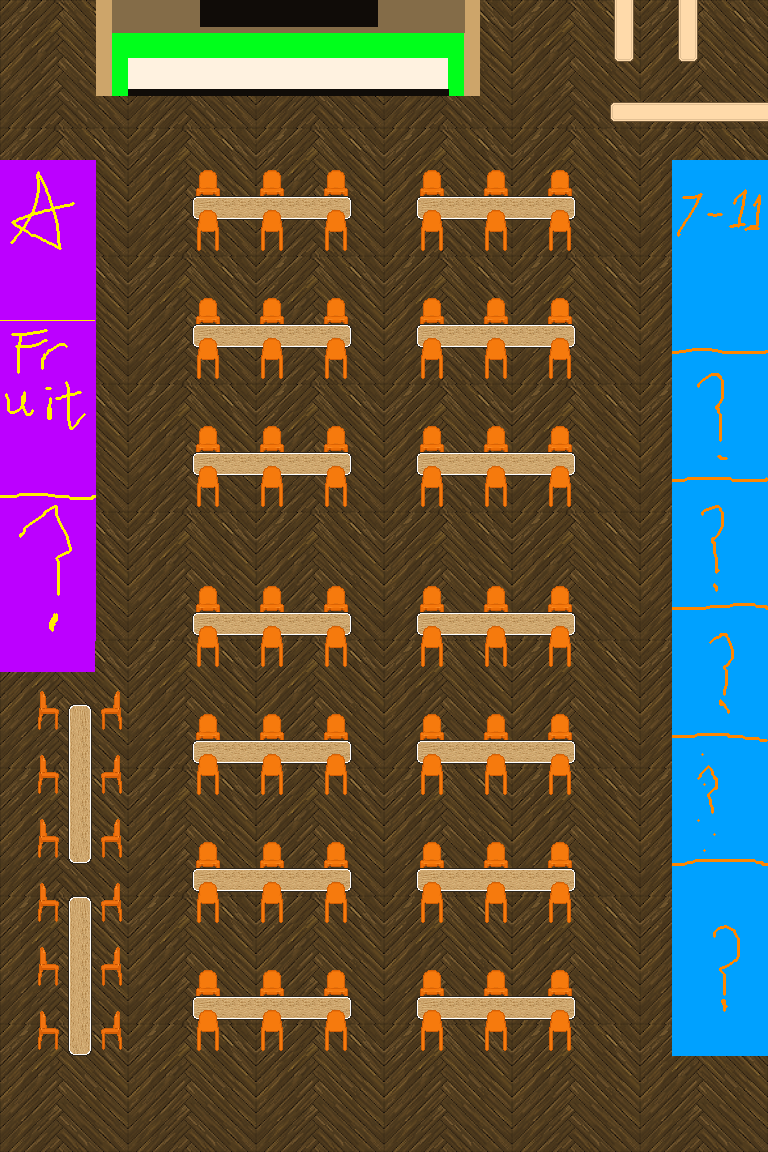

Tiled map render using the project's own tile images. Description and the map definition, with tile-layer contents summarised, below:
An orthogonal 48x72 tile map with 16x16 px tiles, 2 tile layers (Tile Layer 1, ConsistentObjects) and 23 objects.

<map version="1.4" tiledversion="1.4.3" orientation="orthogonal" renderorder="right-down" width="48" height="72" tilewidth="16" tileheight="16" infinite="0" nextlayerid="6" nextobjectid="31">
 <properties>
  <property name="mcOrderH" type="int" value="4" />
  <property name="mcOrderW" type="int" value="12" />
  <property name="mcOrderX" type="float" value="21" />
  <property name="mcOrderY" type="float" value="63" />
  <property name="playerSpawnX" type="int" value="24" />
  <property name="playerSpawnY" type="int" value="0" />
  <property name="tunnelEntranceX" type="int" value="48" />
  <property name="tunnelEntranceY" type="int" value="70" />
 </properties>
 <tileset firstgid="1" source="XiaoChiBuSprite16.tsx" />
 <layer id="1" name="Tile Layer 1" width="48" height="72">
  <data>[3456 cells, 3456 non-empty, 64 distinct tile ids]</data>
 </layer>
 <layer id="2" name="ConsistentObjects" width="48" height="72">
  <data>[3456 cells, 1437 non-empty, 721 distinct tile ids]</data>
 </layer>
 <objectgroup id="3" name="ConsistentCollider">
  <object id="1" x="96" y="0" width="384" height="96" />
  <object id="2" x="608" y="96" width="160" height="32" />
  <object id="3" x="672" y="0" width="32" height="64" />
  <object id="4" x="608" y="0" width="32" height="64" />
  <object id="5" x="0" y="160" width="96" height="512" />
  <object id="6" x="192" y="192" width="160" height="32" />
  <object id="7" x="416" y="192" width="160" height="32" />
  <object id="8" x="416" y="320" width="160" height="32" />
  <object id="9" x="192" y="320" width="160" height="32" />
  <object id="10" x="192" y="448" width="160" height="32" />
  <object id="11" x="416" y="448" width="160" height="32" />
  <object id="12" x="416" y="608" width="160" height="32" />
  <object id="13" x="192" y="608" width="160" height="32" />
  <object id="14" x="416" y="736" width="160" height="32" />
  <object id="15" x="192" y="736" width="160" height="32" />
  <object id="16" x="416" y="864" width="160" height="32" />
  <object id="17" x="192" y="864" width="160" height="32" />
  <object id="18" x="192" y="992" width="160" height="32" />
  <object id="19" x="416" y="992" width="160" height="32" />
  <object id="22" x="64" y="704" width="32" height="160" />
  <object id="23" x="64" y="896" width="32" height="160" />
  <object id="24" x="672" y="160" width="96" height="896" />
 </objectgroup>
 <objectgroup id="5" name="InitialObstacle">
  <object id="25" x="672" y="64" width="32" height="32" />
 </objectgroup>
</map>
